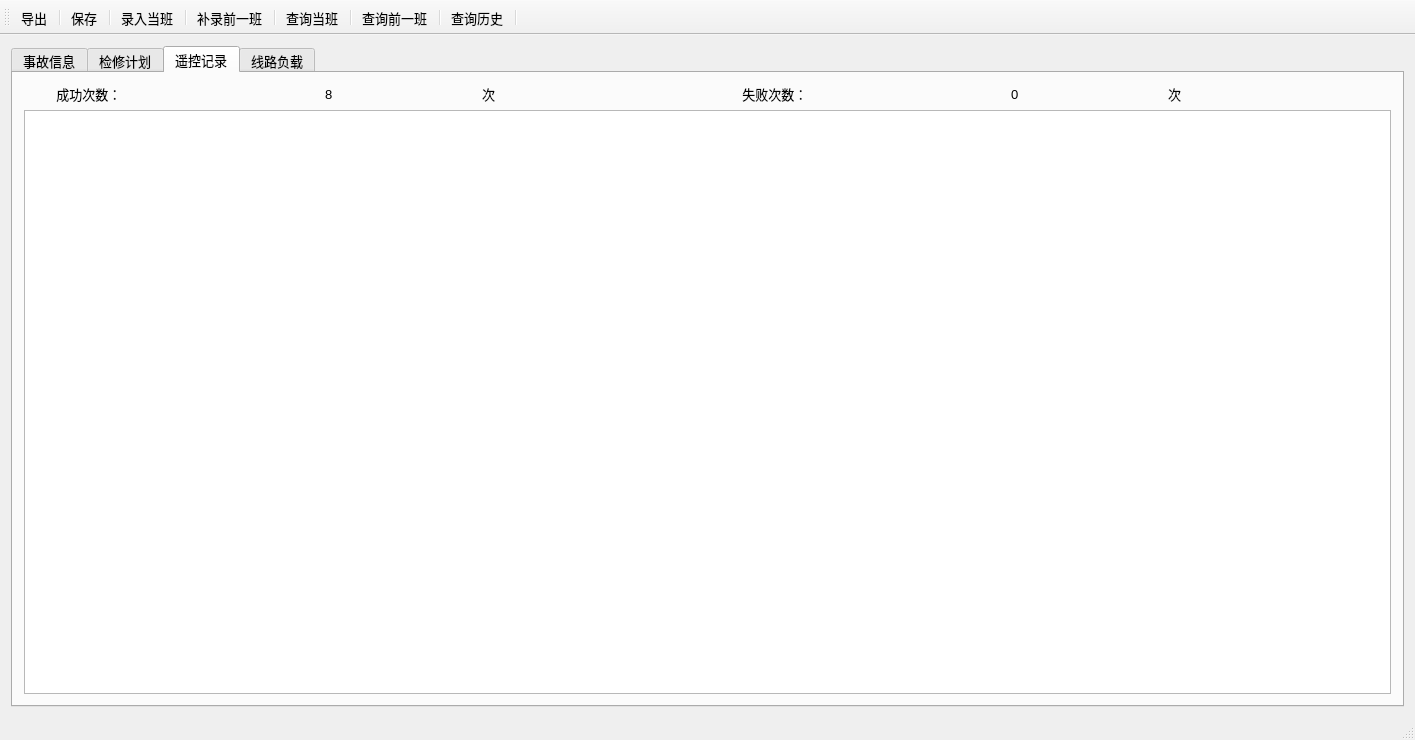
<?xml version="1.0" encoding="UTF-8"?>
<ui version="4.0">
 <class>MainWindow</class>
 <widget class="QMainWindow" name="MainWindow">
  <property name="geometry">
   <rect>
    <x>0</x>
    <y>0</y>
    <width>1415</width>
    <height>740</height>
   </rect>
  </property>
  <property name="font">
   <font>
    <pointsize>10</pointsize>
   </font>
  </property>
  <property name="windowTitle">
   <string>智能交接班</string>
  </property>
  <property name="windowIcon">
   <iconset resource="ihandover.qrc">
    <normaloff>:/images/handover.png</normaloff>:/images/handover.png</iconset>
  </property>
  <widget class="QWidget" name="centralWidget">
   <layout class="QGridLayout" name="gridLayout_3">
    <item row="0" column="0">
     <widget class="QTabWidget" name="tabWidget">
      <property name="minimumSize">
       <size>
        <width>0</width>
        <height>0</height>
       </size>
      </property>
      <property name="currentIndex">
       <number>2</number>
      </property>
      <widget class="QWidget" name="tab">
       <attribute name="title">
        <string>事故信息</string>
       </attribute>
       <layout class="QGridLayout" name="gridLayout">
        <item row="0" column="0">
         <widget class="QTableView" name="tableView"/>
        </item>
       </layout>
      </widget>
      <widget class="QWidget" name="tab_2">
       <attribute name="title">
        <string>检修计划</string>
       </attribute>
       <layout class="QGridLayout" name="gridLayout_2">
        <item row="0" column="0">
         <widget class="QTableView" name="tableView_2"/>
        </item>
       </layout>
      </widget>
      <widget class="QWidget" name="tab_3">
       <attribute name="title">
        <string>遥控记录</string>
       </attribute>
       <layout class="QGridLayout" name="gridLayout_6">
        <item row="0" column="0">
         <layout class="QGridLayout" name="gridLayout_5">
          <item row="0" column="0">
           <layout class="QHBoxLayout" name="horizontalLayout">
            <item>
             <widget class="QLabel" name="label">
              <property name="text">
               <string>         成功次数：</string>
              </property>
             </widget>
            </item>
            <item>
             <widget class="QLabel" name="label_5">
              <property name="text">
               <string>                    8</string>
              </property>
             </widget>
            </item>
            <item>
             <widget class="QLabel" name="label_3">
              <property name="text">
               <string>次</string>
              </property>
             </widget>
            </item>
            <item>
             <widget class="QLabel" name="label_6">
              <property name="text">
               <string>         失败次数：</string>
              </property>
             </widget>
            </item>
            <item>
             <widget class="QLabel" name="label_2">
              <property name="text">
               <string>                    0</string>
              </property>
             </widget>
            </item>
            <item>
             <widget class="QLabel" name="label_4">
              <property name="text">
               <string>次</string>
              </property>
             </widget>
            </item>
           </layout>
          </item>
          <item row="1" column="0">
           <widget class="QTableView" name="DPCPoint_tableview"/>
          </item>
         </layout>
        </item>
       </layout>
      </widget>
      <widget class="QWidget" name="tab_4">
       <attribute name="title">
        <string>线路负载</string>
       </attribute>
       <layout class="QGridLayout" name="gridLayout_4">
        <item row="0" column="0">
         <widget class="QTableView" name="tableView_4"/>
        </item>
       </layout>
      </widget>
     </widget>
    </item>
   </layout>
  </widget>
  <widget class="QMenuBar" name="menuBar">
   <property name="geometry">
    <rect>
     <x>0</x>
     <y>0</y>
     <width>1415</width>
     <height>26</height>
    </rect>
   </property>
  </widget>
  <widget class="QToolBar" name="mainToolBar">
   <property name="iconSize">
    <size>
     <width>50</width>
     <height>50</height>
    </size>
   </property>
   <property name="toolButtonStyle">
    <enum>Qt::ToolButtonTextUnderIcon</enum>
   </property>
   <property name="floatable">
    <bool>false</bool>
   </property>
   <attribute name="toolBarArea">
    <enum>TopToolBarArea</enum>
   </attribute>
   <attribute name="toolBarBreak">
    <bool>false</bool>
   </attribute>
   <addaction name="actionExport"/>
   <addaction name="separator"/>
   <addaction name="actionSave"/>
   <addaction name="separator"/>
   <addaction name="actionRecord"/>
   <addaction name="separator"/>
   <addaction name="actionAddRecord"/>
   <addaction name="separator"/>
   <addaction name="actionQuery"/>
   <addaction name="separator"/>
   <addaction name="actionPreviousQuery"/>
   <addaction name="separator"/>
   <addaction name="actionHistoryQuery"/>
   <addaction name="separator"/>
  </widget>
  <widget class="QStatusBar" name="statusBar"/>
  <action name="actionExport">
   <property name="icon">
    <iconset resource="ihandover.qrc">
     <normaloff>:/images/export.png</normaloff>:/images/export.png</iconset>
   </property>
   <property name="text">
    <string>导出</string>
   </property>
   <property name="toolTip">
    <string>导出</string>
   </property>
   <property name="font">
    <font/>
   </property>
  </action>
  <action name="actionSave">
   <property name="icon">
    <iconset resource="ihandover.qrc">
     <normaloff>:/images/save.png</normaloff>:/images/save.png</iconset>
   </property>
   <property name="text">
    <string>保存</string>
   </property>
   <property name="toolTip">
    <string>保存</string>
   </property>
  </action>
  <action name="actionRecord">
   <property name="icon">
    <iconset resource="ihandover.qrc">
     <normaloff>:/images/record.png</normaloff>:/images/record.png</iconset>
   </property>
   <property name="text">
    <string>录入当班</string>
   </property>
   <property name="toolTip">
    <string>录入当班</string>
   </property>
  </action>
  <action name="actionAddRecord">
   <property name="icon">
    <iconset resource="ihandover.qrc">
     <normaloff>:/images/addrecord.png</normaloff>:/images/addrecord.png</iconset>
   </property>
   <property name="text">
    <string>补录前一班</string>
   </property>
   <property name="toolTip">
    <string>补录前一班</string>
   </property>
  </action>
  <action name="actionQuery">
   <property name="icon">
    <iconset resource="ihandover.qrc">
     <normaloff>:/images/query.png</normaloff>:/images/query.png</iconset>
   </property>
   <property name="text">
    <string>查询当班</string>
   </property>
   <property name="toolTip">
    <string>查询当班</string>
   </property>
  </action>
  <action name="actionPreviousQuery">
   <property name="icon">
    <iconset resource="ihandover.qrc">
     <normaloff>:/images/previousquery.png</normaloff>:/images/previousquery.png</iconset>
   </property>
   <property name="text">
    <string>查询前一班</string>
   </property>
   <property name="toolTip">
    <string>查询前一班</string>
   </property>
  </action>
  <action name="actionHistoryQuery">
   <property name="icon">
    <iconset resource="ihandover.qrc">
     <normaloff>:/images/historyquery.png</normaloff>:/images/historyquery.png</iconset>
   </property>
   <property name="text">
    <string>查询历史</string>
   </property>
   <property name="toolTip">
    <string>查询历史</string>
   </property>
  </action>
 </widget>
 <layoutdefault spacing="6" margin="11"/>
 <resources>
  <include location="ihandover.qrc"/>
 </resources>
 <connections/>
</ui>
